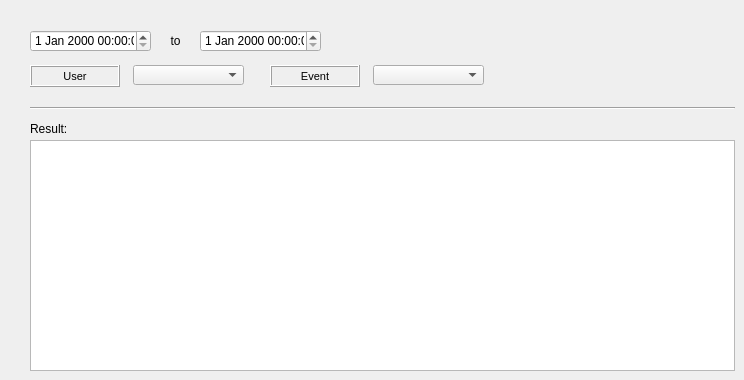
     <widget class="QWidget" name="tab_3">
      <attribute name="title">
       <string>File</string>
      </attribute>
      <widget class="QDateTimeEdit" name="dateTimeEdit_6">
       <property name="geometry">
        <rect>
         <x>30</x>
         <y>30</y>
         <width>121</width>
         <height>22</height>
        </rect>
       </property>
      </widget>
      <widget class="QLabel" name="label_59">
       <property name="geometry">
        <rect>
         <x>270</x>
         <y>65</y>
         <width>90</width>
         <height>22</height>
        </rect>
       </property>
       <property name="font">
        <font>
         <pointsize>8</pointsize>
        </font>
       </property>
       <property name="frameShape">
        <enum>QFrame::Box</enum>
       </property>
       <property name="frameShadow">
        <enum>QFrame::Raised</enum>
       </property>
       <property name="text">
        <string>Event</string>
       </property>
       <property name="textFormat">
        <enum>Qt::AutoText</enum>
       </property>
       <property name="scaledContents">
        <bool>false</bool>
       </property>
       <property name="alignment">
        <set>Qt::AlignCenter</set>
       </property>
       <property name="margin">
        <number>3</number>
       </property>
      </widget>
      <widget class="QTableWidget" name="tableWidget_9">
       <property name="geometry">
        <rect>
         <x>30</x>
         <y>140</y>
         <width>705</width>
         <height>231</height>
        </rect>
       </property>
      </widget>
      <widget class="QComboBox" name="comboBox_34">
       <property name="geometry">
        <rect>
         <x>373</x>
         <y>65</y>
         <width>111</width>
         <height>20</height>
        </rect>
       </property>
      </widget>
      <widget class="QLabel" name="label_60">
       <property name="geometry">
        <rect>
         <x>30</x>
         <y>65</y>
         <width>90</width>
         <height>22</height>
        </rect>
       </property>
       <property name="font">
        <font>
         <pointsize>8</pointsize>
        </font>
       </property>
       <property name="frameShape">
        <enum>QFrame::Box</enum>
       </property>
       <property name="frameShadow">
        <enum>QFrame::Raised</enum>
       </property>
       <property name="text">
        <string>User</string>
       </property>
       <property name="textFormat">
        <enum>Qt::AutoText</enum>
       </property>
       <property name="scaledContents">
        <bool>false</bool>
       </property>
       <property name="alignment">
        <set>Qt::AlignCenter</set>
       </property>
       <property name="margin">
        <number>3</number>
       </property>
      </widget>
      <widget class="Line" name="line_3">
       <property name="geometry">
        <rect>
         <x>30</x>
         <y>100</y>
         <width>705</width>
         <height>16</height>
        </rect>
       </property>
       <property name="orientation">
        <enum>Qt::Horizontal</enum>
       </property>
      </widget>
      <widget class="QLabel" name="label_132">
       <property name="geometry">
        <rect>
         <x>160</x>
         <y>30</y>
         <width>31</width>
         <height>22</height>
        </rect>
       </property>
       <property name="font">
        <font>
         <pointsize>9</pointsize>
        </font>
       </property>
       <property name="frameShape">
        <enum>QFrame::NoFrame</enum>
       </property>
       <property name="frameShadow">
        <enum>QFrame::Raised</enum>
       </property>
       <property name="text">
        <string>to</string>
       </property>
       <property name="textFormat">
        <enum>Qt::AutoText</enum>
       </property>
       <property name="scaledContents">
        <bool>false</bool>
       </property>
       <property name="alignment">
        <set>Qt::AlignCenter</set>
       </property>
       <property name="margin">
        <number>3</number>
       </property>
      </widget>
      <widget class="QDateTimeEdit" name="dateTimeEdit_7">
       <property name="geometry">
        <rect>
         <x>200</x>
         <y>30</y>
         <width>121</width>
         <height>22</height>
        </rect>
       </property>
      </widget>
      <widget class="QComboBox" name="comboBox_30">
       <property name="geometry">
        <rect>
         <x>133</x>
         <y>65</y>
         <width>111</width>
         <height>20</height>
        </rect>
       </property>
      </widget>
      <widget class="QLabel" name="label_133">
       <property name="geometry">
        <rect>
         <x>30</x>
         <y>118</y>
         <width>90</width>
         <height>22</height>
        </rect>
       </property>
       <property name="font">
        <font>
         <pointsize>9</pointsize>
        </font>
       </property>
       <property name="frameShape">
        <enum>QFrame::NoFrame</enum>
       </property>
       <property name="frameShadow">
        <enum>QFrame::Plain</enum>
       </property>
       <property name="text">
        <string>Result:</string>
       </property>
       <property name="textFormat">
        <enum>Qt::AutoText</enum>
       </property>
       <property name="scaledContents">
        <bool>false</bool>
       </property>
       <property name="alignment">
        <set>Qt::AlignLeading|Qt::AlignLeft|Qt::AlignVCenter</set>
       </property>
       <property name="margin">
        <number>3</number>
       </property>
      </widget>
     </widget>
